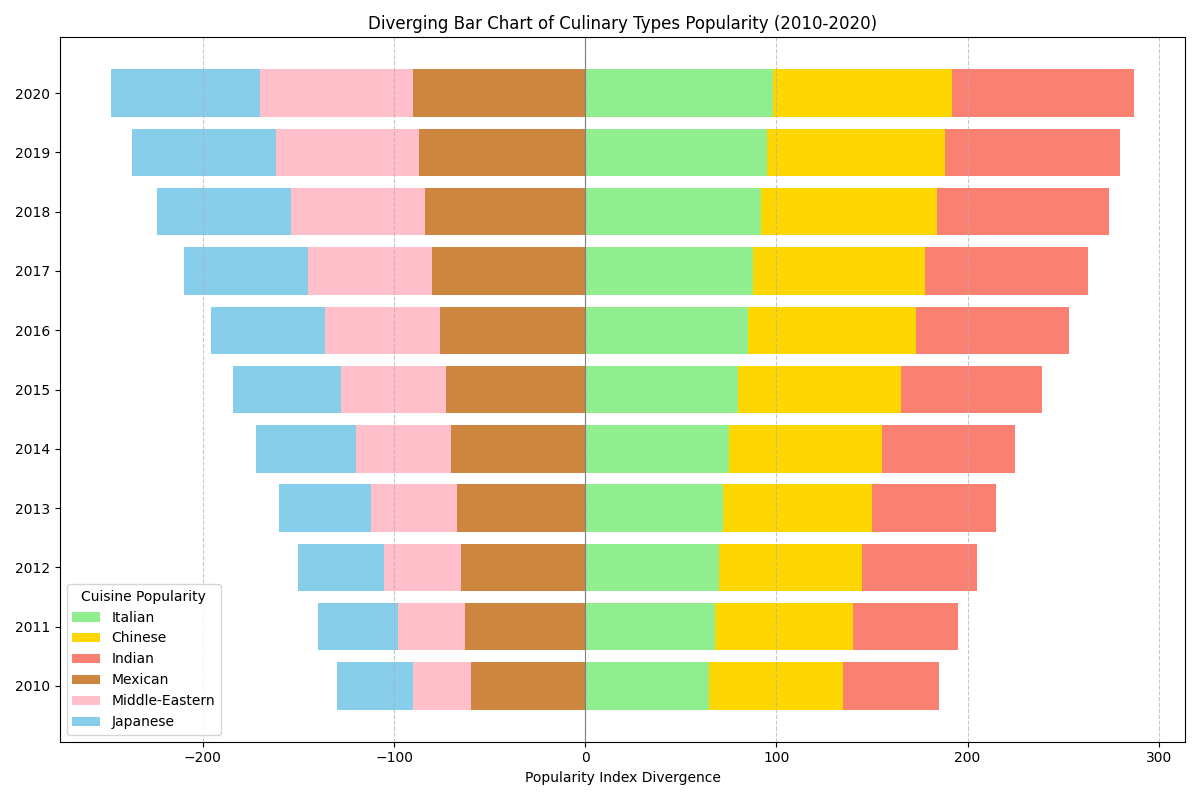

Write the Python code that produced this figure.
import matplotlib.pyplot as plt
import numpy as np

# Data setup
years = np.arange(2010, 2021)

italian_cuisine = [65, 68, 70, 72, 75, 80, 85, 88, 92, 95, 98]
chinese_cuisine = [70, 72, 75, 78, 80, 85, 88, 90, 92, 93, 94]
indian_cuisine = [50, 55, 60, 65, 70, 74, 80, 85, 90, 92, 95]
mexican_cuisine = [60, 63, 65, 67, 70, 73, 76, 80, 84, 87, 90]
middle_eastern_cuisine = [30, 35, 40, 45, 50, 55, 60, 65, 70, 75, 80]
japanese_cuisine = [40, 42, 45, 48, 52, 56, 60, 65, 70, 75, 78]

# Positive and Negative offsets from the central axis (zero)
pos_values = np.array([italian_cuisine, chinese_cuisine, indian_cuisine])
neg_values = np.array([mexican_cuisine, middle_eastern_cuisine, japanese_cuisine])

# Labels for stacked bar sections
labels_pos = ['Italian', 'Chinese', 'Indian']
labels_neg = ['Mexican', 'Middle-Eastern', 'Japanese']

# Colors for the sections
colors_pos = ['lightgreen', 'gold', 'salmon']
colors_neg = ['peru', 'pink', 'skyblue']

ind = np.arange(len(years))

# Create figure and axes
fig, ax = plt.subplots(figsize=(12, 8))

# Iterate over positive and negative values to stack the bars
for i in range(pos_values.shape[0]):
    ax.barh(ind, pos_values[i], left=np.sum(pos_values[:i], axis=0), color=colors_pos[i], label=labels_pos[i])

for i in range(neg_values.shape[0]):
    ax.barh(ind, -neg_values[i], left=-np.sum(neg_values[:i], axis=0), color=colors_neg[i], label=labels_neg[i])

# Setup the axes
ax.set_yticks(ind)
ax.set_yticklabels(years)
ax.axvline(0, color='gray', linewidth=0.8)
ax.set_xlabel('Popularity Index Divergence')
ax.set_title('Diverging Bar Chart of Culinary Types Popularity (2010-2020)')
ax.grid(axis='x', linestyle='--', alpha=0.7)

# Add the legend
ax.legend(title='Cuisine Popularity', fontsize=10)

plt.tight_layout()
plt.show()
